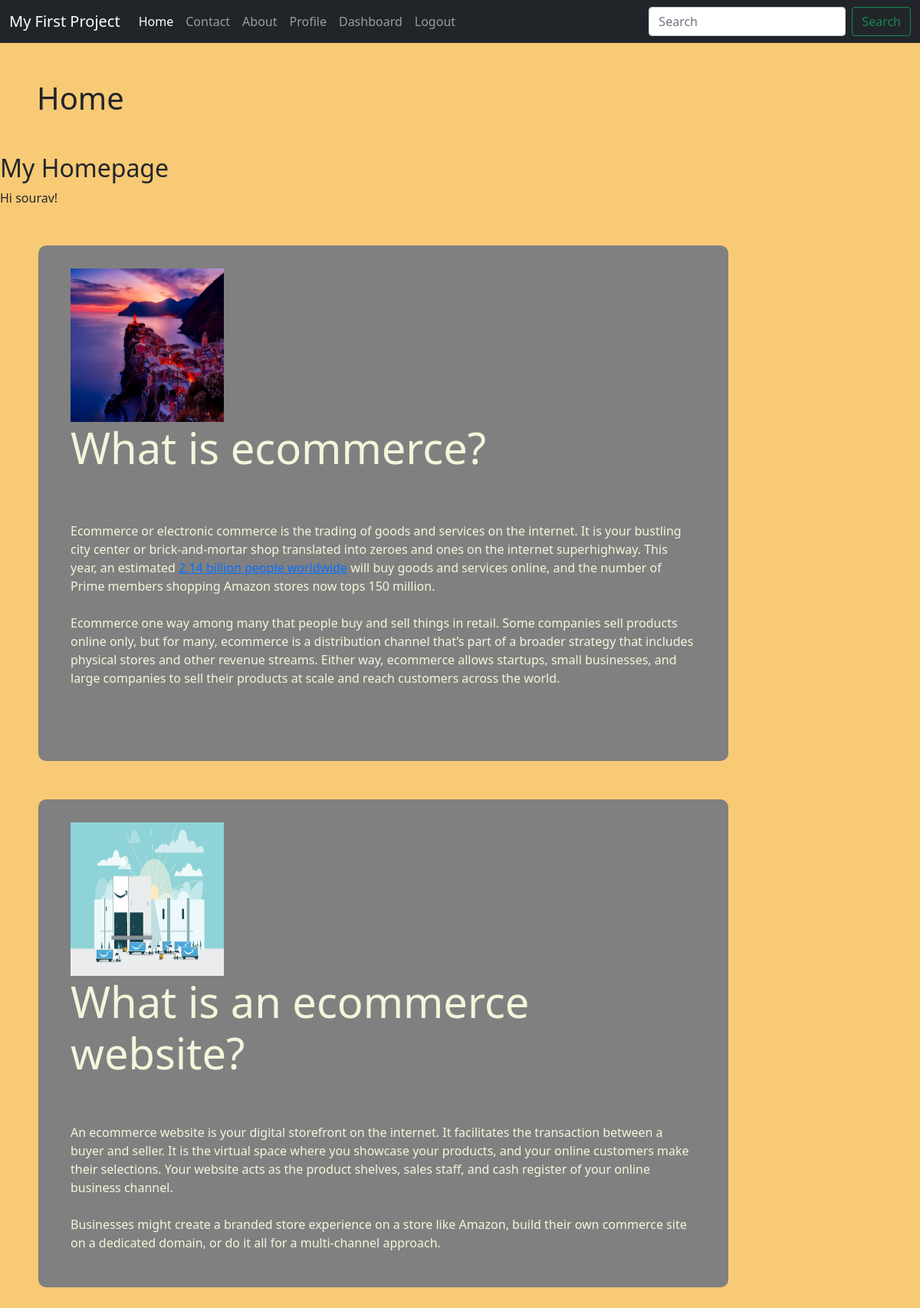
Page /home/ (signed in) on the committed database.
### mainapp/models.py (models this page shows)
class Post(models.Model):
    title = models.CharField(max_length=150)
    desc = RichTextUploadingField()
    image = models.ImageField(upload_to="images") #optional

### mainapp/views.py (the view)
# urls.py: path('home/',views.homepage, name="homepage"),
def homepage(request) :
    posts = Post.objects.all()
    return render(request, 'index.html', {'posts' : posts})

### templates/index.html (shortened to what this page needs)
<!doctype html>
{% load static %}
<html lang="en">
  <head>
    <link href="https://cdn.jsdelivr.net/npm/bootstrap@5.0.2/dist/css/bootstrap.min.css" rel="stylesheet">
    <link rel="stylesheet" href=" {% static '/ecom/css/style.css' %} ">
  </head>
  <body>
    {% include 'navbar.html' %}
    <div class="col-sm-10">
      <h1 class="my-5 mx-5">Home</h1>
{% block content %}
<h2>My Homepage</h2>
<p>Hi {{ user.username }}!</p>
{% endblock %}
      {% for post in posts %}
      <div class="blogField">
          <div class="container">
              <img src="{{post.image.url}}" style="width: 200px; height: 200px;">
                <h1 class="display-4">{{post.title}}</h1>
              <p class="lead">{{post.desc|safe}}</p>
          </div>
      </div>
      {% endfor %}
  </div>
  </body>
</html>

### mainapp/static/ecom/css/style.css (style rules this page uses)
body { background-color: rgb(248, 202, 117); }
.blogField { background-color: gray; border-radius: 10px; margin: 50px; padding: 30px; color: beige; }

### rows in the picture
Post: image (picture), title "What is ecommerce?", desc "Ecommerce or electronic commerce is the trading of goods and services on the internet. It is your bustling city center or brick-and-mortar shop translated into zeroes and ones on the internet superhighway. This year, an estimated 2.14 billion people worldwide will buy goods and services online, and the number of Prime members shopping Amazon stores now tops 150 million. Ecommerce one way among many that people buy and sell things in retail. Some companies sell products online only, but for many, ecommerce is a distribution channel that’s part of a broader strategy that includes physical stores and other revenue streams. Either way, ecommerce allows startups, small businesses, and large…"
Post: image (picture), title "What is an ecommerce website?", desc "An ecommerce website is your digital storefront on the internet. It facilitates the transaction between a buyer and seller. It is the virtual space where you showcase your products, and your online customers make their selections. Your website acts as the product shelves, sales staff, and cash register of your online business channel. Businesses might create a branded store experience on a store like Amazon, build their own commerce site on a dedicated domain, or do it all for a multi-channel approach."

### other values in the picture
{{ user.username }} "sourav"
